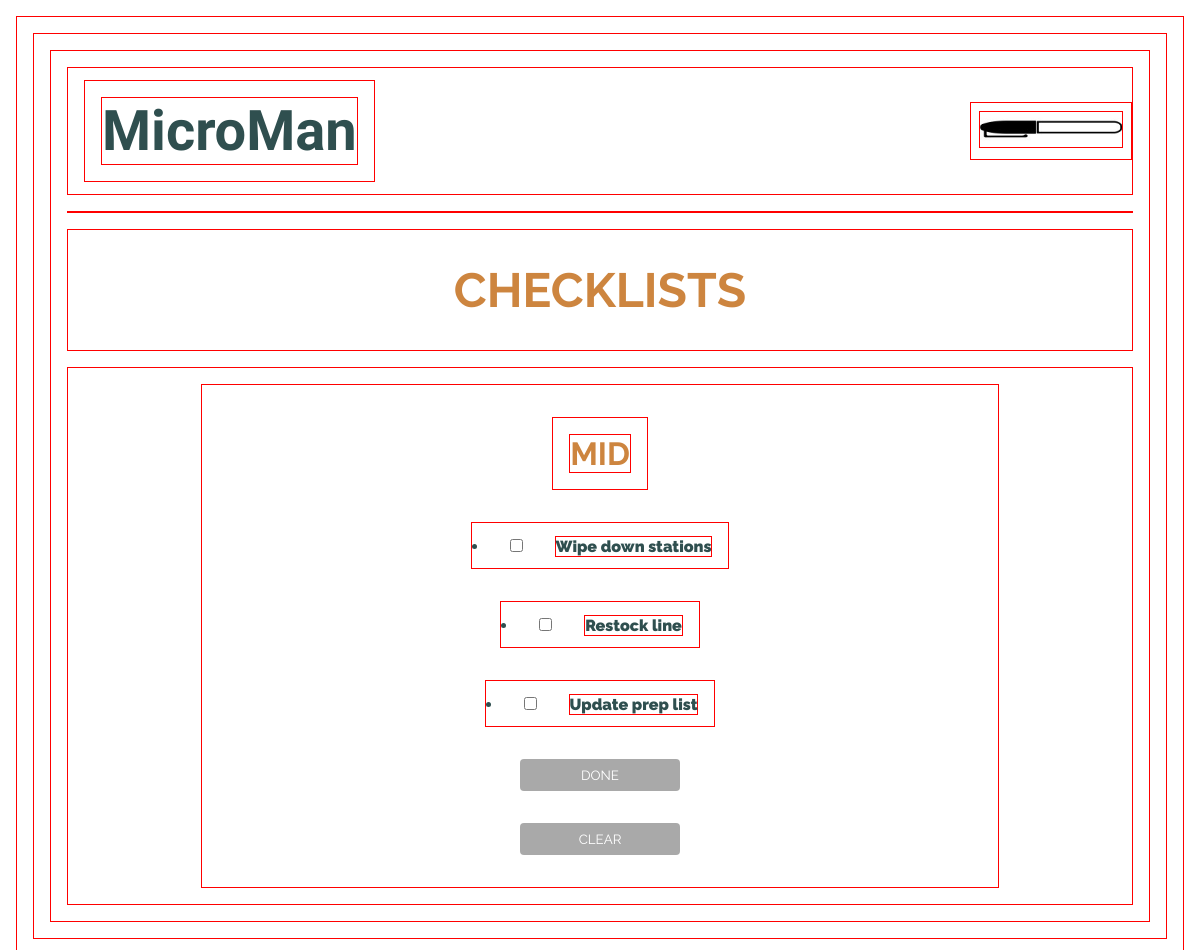
/checklist/mid/, run on the app's committed database.
### base/models.py (models this page shows, shortened)
class Task(models.Model):
  user = models.ForeignKey(CustomUser, related_name='task', on_delete=models.SET_NULL, null=True)
  shift_lists = (
    ('Opening', 'Opening'),
    ('Closing', 'Closing'),
    ('Mid', 'Mid')
  )
  shift = models.CharField(max_length=7, choices=shift_lists)
  name = models.CharField(max_length=200)
  checked = models.BooleanField(null=True)
  updated = models.DateTimeField(auto_now=True)
  created = models.DateTimeField(auto_now_add=True)

### base/views.py (the view)
# urls.py: path('checklist/mid/', views.mid, name='mid'),
def mid(request):
    tasks = Task.objects.all()
    context = {'tasks': tasks}
    return render(request, 'mid.html', context)

### templates/mid.html
{% extends 'main.html' %}
{% load static %}
{% block content %}
<h2 class='h2-header'>CHECKLISTS</h2>
<div id='checklists-container'>
  <div class='checklist-div'>
    <ul><h2>MID</h2></ul>
    {% for task in tasks %}
      {% if task.shift == 'Mid' %}
    <li>
      <input type="checkbox" id="{{ task.name }}" name="{{ task.name }}" value="{{ task.checked }}">
      <label for="{{ task.name }}">{{ task.name }}</label>
    </li>
      {% endif %}
    {% endfor %}
    <button type='submit'>DONE</button><button type='submit'>CLEAR</button>
  </div>
</div>
{% endblock content %}

### static/base/styles.css (style rules this page uses)
* { margin: 0; padding: 0; box-sizing: border-box; margin: 1rem; border: 1px solid red; }
body { font-family: 'Raleway', sans-serif; background-color:white; color:darkslategray; font-weight: 900; }
.h2-header { font-size: 3rem; text-align: center; padding: 2rem; }
h2 { color:peru; font-size: 2rem; }
button { background-color: darkgray; color: white; font-family: 'Raleway', sans-serif; padding: .5rem; border: none; border-radius: .25rem; }
#checklists-container { display: flex; flex-direction: column; align-items: center; }
.checklist-div { width: 75%; display: flex; flex-direction: column; align-items: center; padding: 1rem; }
.checklist-div button { justify-content: center; width: 10rem; }

### data on the page
Task: name "Wipe down stations"
Task: name "Restock line"
Task: name "Update prep list"
